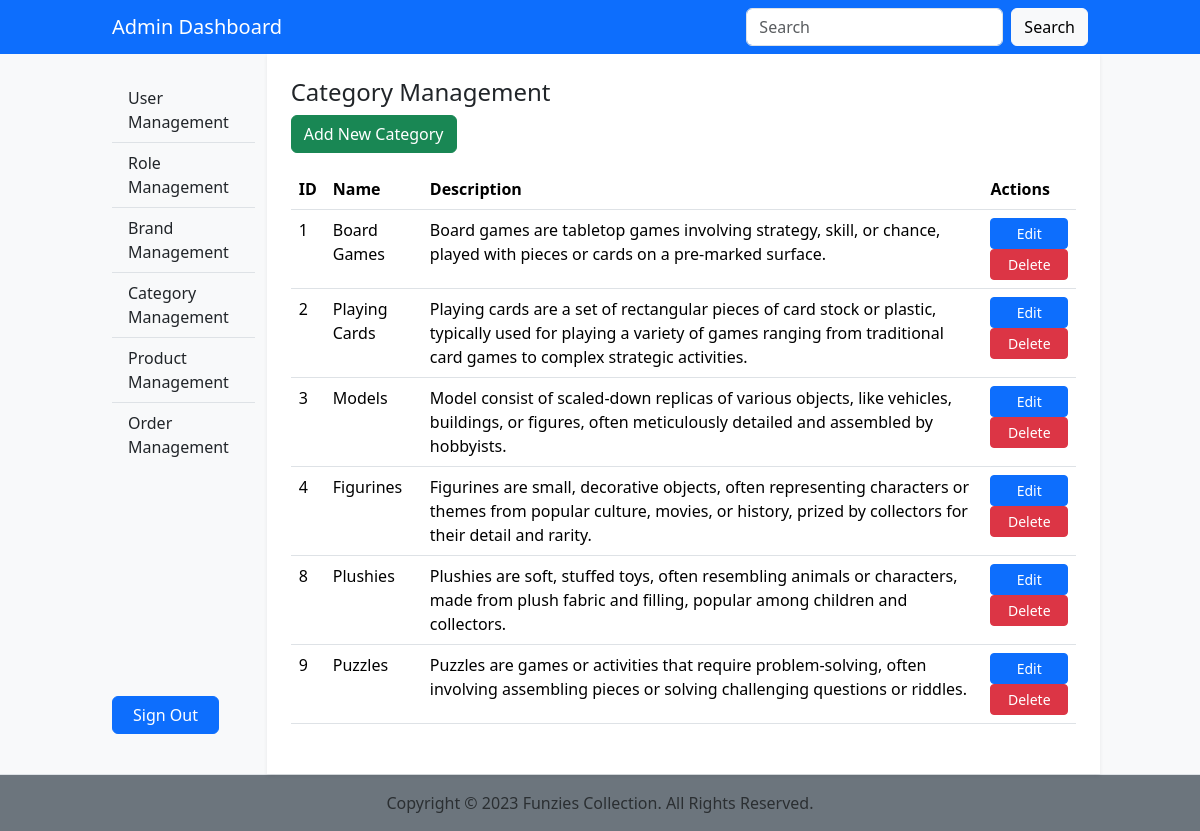
The page /admin/category-management.php on the database as committed earlier.
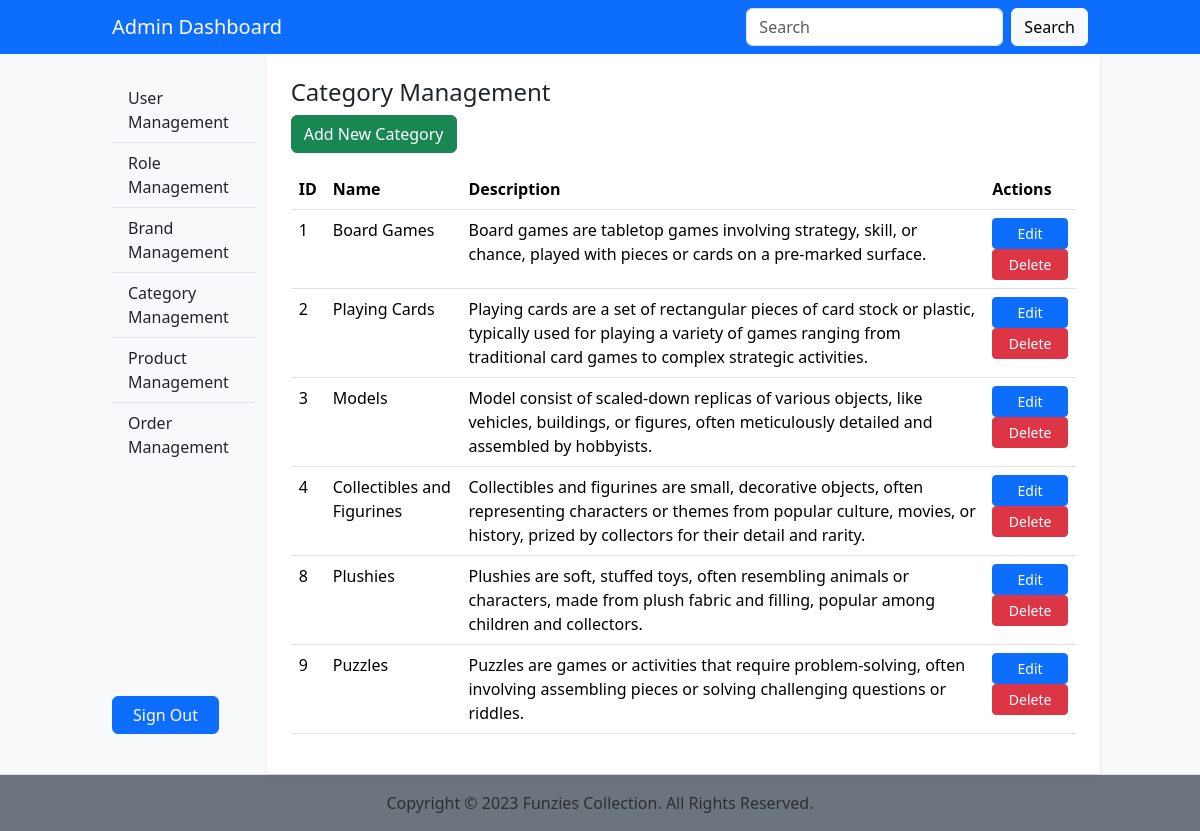
The same page on the database as committed later.
### tables this page shows
CREATE TABLE `category` (
  `ID` int(11) NOT NULL,
  `Name` varchar(200) NOT NULL,
  `Details` varchar(2000) NOT NULL,
  `Deleted` tinyint(1) NOT NULL
);

### dbfunctions.php (called while the page is built, shortened)
<?php
function GetCategories($con)
{
    $sql = "SELECT * FROM category WHERE Deleted = '0'";
    $stmt = mysqli_stmt_init($con);
    if(!mysqli_stmt_prepare($stmt, $sql)) {
        echo "Could not load Categories";
        exit();
    }
    mysqli_stmt_execute($stmt);
    $result = mysqli_stmt_get_result($stmt);
    return $result;
}
?>

### admin/category-management.php (the view, shortened to what this page needs)
<?php require '../functions.php';
require '../dbfunctions.php';
$categories = GetCategories($con);
?>
<?php
require_once 'include/header.php';
require_once 'include/navbar.php';
?>
<div class="container-fluid col-10">
    <div class="row justify-content-between">
        <?php require_once 'include/sidebar.php';  ?>
        <div class="col p-4 shadow-sm bg-white">
            <h4>Category Management</h4>
            <button class="btn btn-success mb-3" type="button" data-bs-toggle="modal" data-bs-target="#categoryModal" onclick="clearModalCategoryFields();">Add New Category</button>
            <table class="table">
                <thead class="thead-dark">
                    <tr>
                        <th>ID</th>
                        <th>Name</th>
                        <th>Description</th>
                        <th>Actions</th>
                    </tr>
                </thead>
                <tbody>
                        <?php foreach($categories as $category):
                            ?>
                        <tr>
                            <td><?php echo $category["ID"]; ?></td>
                            <td><?php echo $category["Name"]; ?></td>
                            <td><?php echo $category["Details"]; ?></td>
                            <td>
                            <form method="POST">
                                <button type="button" class="btn btn-primary btn-sm w-100" data-bs-toggle="modal" data-bs-target="#categoryModal" onclick='setModalCategoryFields("<?php echo $category["ID"]; ?>", "<?php echo $category["Name"]; ?>", "<?php echo $category["Details"]; ?>")'>Edit</button>
                                <button type="submit" class="btn btn-danger btn-sm w-100">Delete</button>
                            </form>
                            </td>
                        </tr>
                        <?php endforeach ?>
                    </tbody>
            </table>
        </div>
    </div>
</div>
<?php require_once 'include/footer.php';  ?>

Rows that differ between the two databases and show on the page:
changed category id 4: Name "Figurines" → "Collectibles and Figurines"; Details "Figurines are small, decorative objects,…" → "Collectibles and figurines are small, decorative objects,…"
